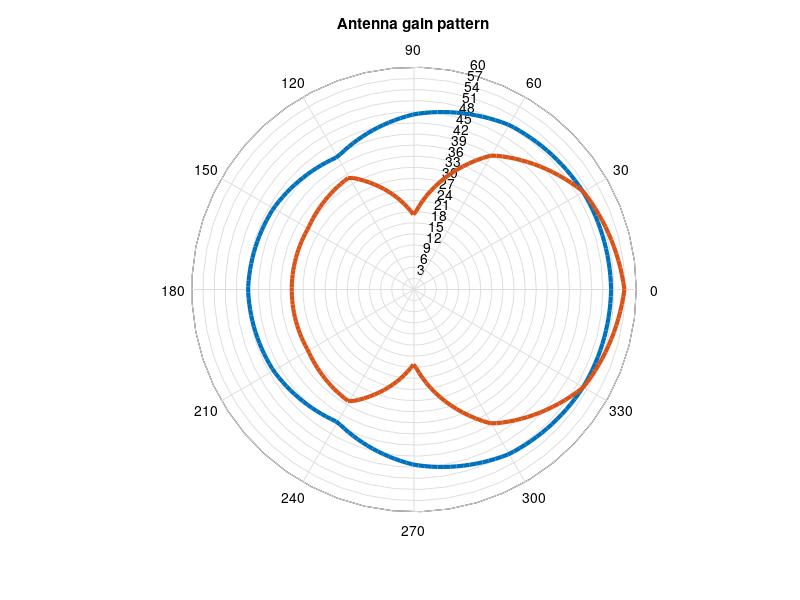

The MATLAB source for this figure:
coarse_degrees = [0 30 60 90 120 150 180 210 240 270 300 330 360];
degrees = linspace(0,360,180);
theta = degrees * (pi / 180);

plotmin = 0;
plotmax = 60;
plotstep = 3;

figure;

antenna1 = [-41.8 -42.3 -43.7 -47.7 -53.7 -51.2 -50.2 -51.2 -53.7 -47.7 -43.7 -42.3 -41.8];
coarsegain1 = 95 + antenna1;
gain1 = interp1(coarse_degrees, coarsegain1, degrees);
h = polar(theta, gain1);
set (h, "linewidth", 3);
hold;

antenna2 = [-38.2 -42.2 -53.2 -75 -60 -62 -62 -62 -60 -75 -53.2 -42.2 -38.2];
coarsegain2 = 95 + antenna2;
gain2 = interp1(coarse_degrees, coarsegain2, degrees);
h = polar(theta, gain2);
set (h, "linewidth", 3);
hold;

set(gca, "rtick", plotmin:plotstep:plotmax);
title('Antenna gain pattern');
pause();
